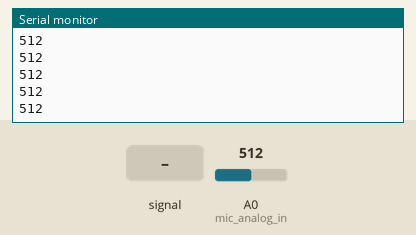
Simulated run of this sketch. Board: Arduino Uno, built with avr-gcc and run on an emulated ATmega328P. On the bench: the last lines printed to the serial monitor. Inputs (shaded band) come from the test bench; at power-on: A0 (mic_analog_in) = 512.

Above: at 1.2 s.
1.3 s: A0 (mic_analog_in) fed a 200 Hz sine of ±81 counts around its level
At 1.31 s:
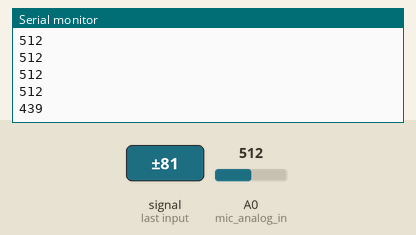
2.8 s: A0 (mic_analog_in) set to 716
At 2.81 s:
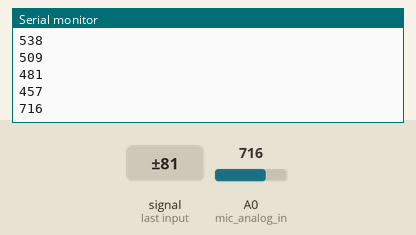
4.3 s: A0 (mic_analog_in) fed a 1000 Hz sine of ±255 counts around its level
At 4.32 s:
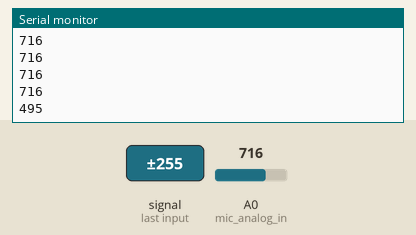
5.8 s: A0 (mic_analog_in) set to 900
At 5.82 s:
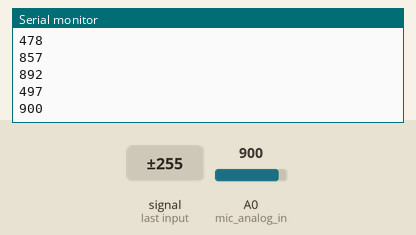
Timing chart, 0 to 8.3 s (numbered marks = the images above; inputs shaded):
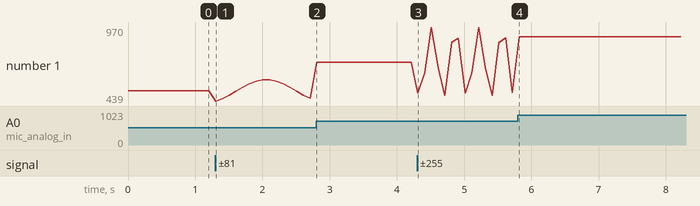

The sketch:

3-1.ino
```cpp
int mic_analog_in = A0;
int sensorValue = 0;

void setup() {
    Serial.begin(9600);
}

void loop() {
    sensorValue = analogRead(mic_analog_in);
    Serial.println(sensorValue, DEC);
    delay(100);
}
// CED 002, group 06, 2020-14247 , 강신의
// CED 002, group 06, 2023-14669 , 임태현
// CED 002, group 06, 2025-17066 , 김정환
```

Measured:
- after the input at 1.3 s, the serial monitor: prints a new line at once (image 1)
- after the input at 2.8 s, the serial monitor: prints a new line at once (image 2)
- after the input at 4.3 s, the serial monitor: prints a new line at once (image 3)
- after the input at 5.8 s, the serial monitor: prints a new line at once (image 4)
- plotted number 1: 512 → 457 after the input at 1.3 s, 457 → 716 after the input at 2.8 s, 716 → 497 after the input at 4.3 s, 497 → 900 after the input at 5.8 s
